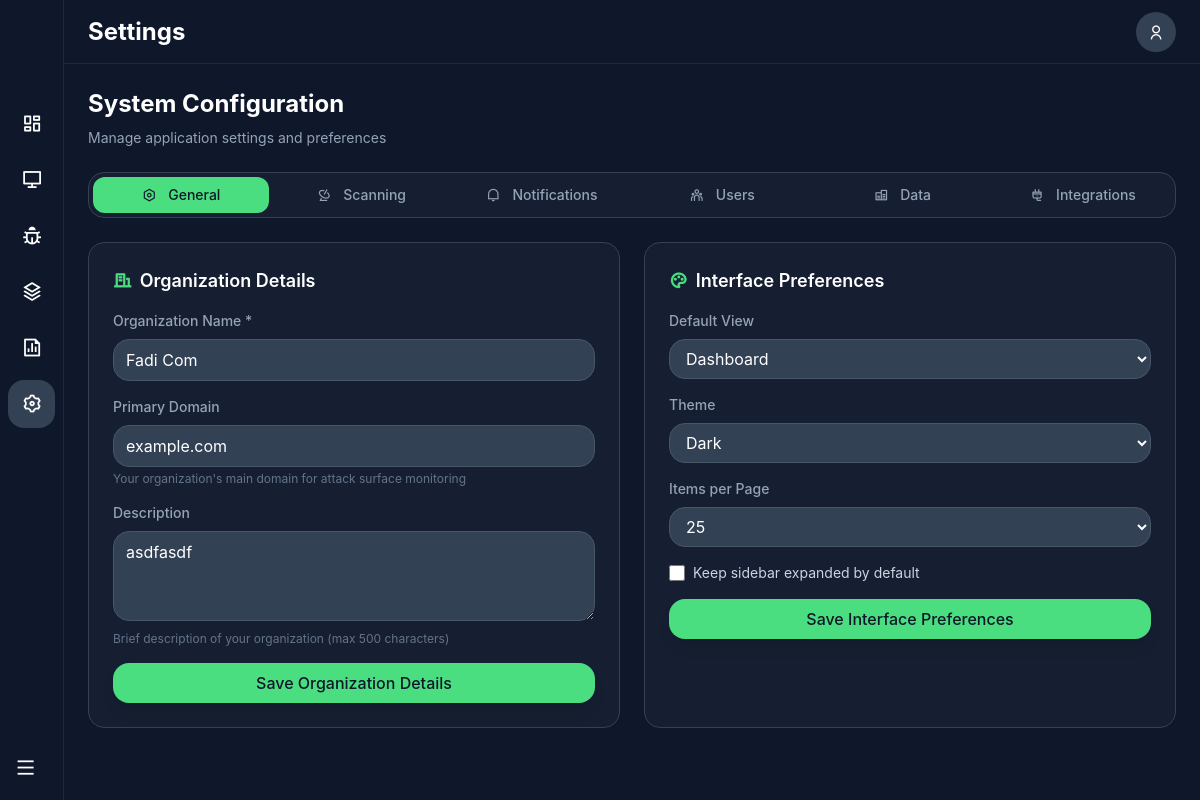
Before: /settings (signed in) with the older database file.
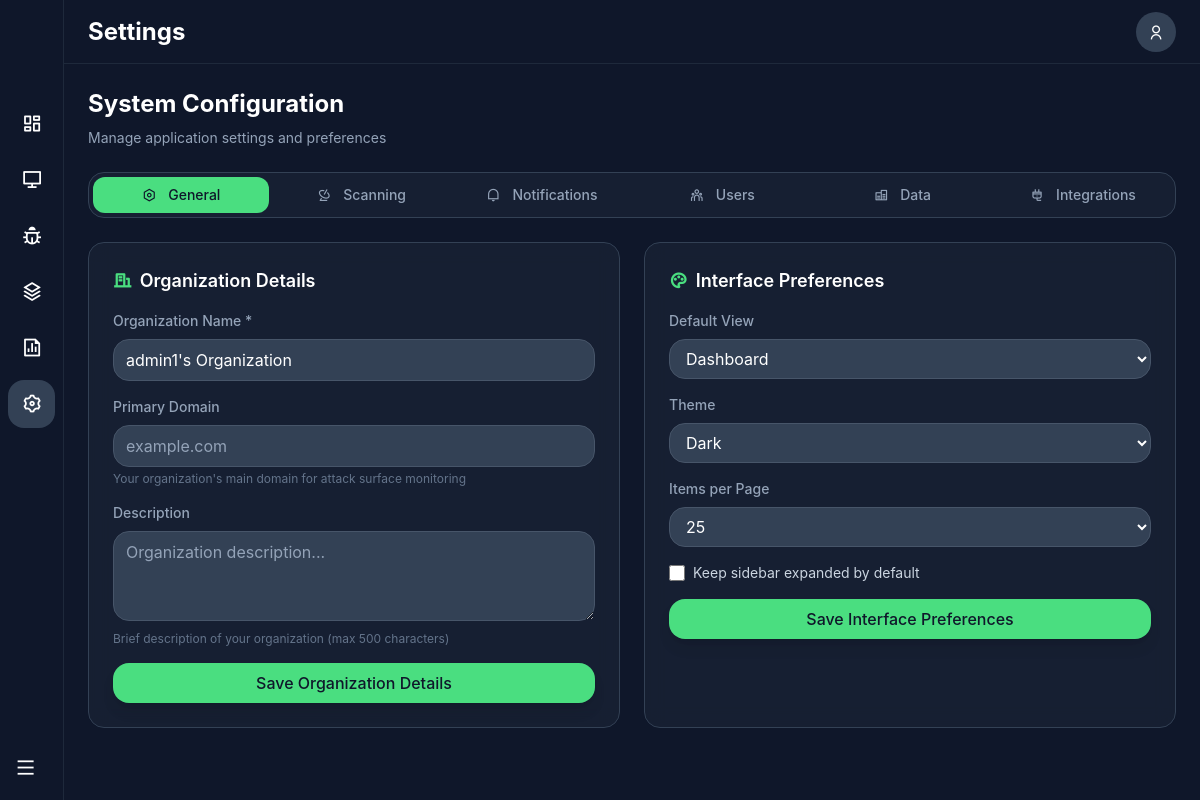
After: the same page with the newer database file.
### models.py (models this page shows)
class Organization(db.Model):
    id = db.Column(db.Integer, primary_key=True)
    name = db.Column(db.String(100), nullable=False)
    primary_domain = db.Column(db.String(255))
    description = db.Column(db.Text)
    created_at = db.Column(db.DateTime, default=datetime.utcnow)
    user_id = db.Column(db.Integer, db.ForeignKey('user.id'), nullable=False)
    assets = db.relationship('Asset', backref='organization', lazy=True, cascade='all, delete-orphan')
    vulnerabilities = db.relationship('Vulnerability', backref='organization', lazy=True, cascade='all, delete-orphan')
    alerts = db.relationship('Alert', backref='organization', lazy=True, cascade='all, delete-orphan')
    users = db.relationship('OrganizationUser', backref='organization', lazy=True, cascade='all, delete-orphan')
    email_config = db.relationship('EmailConfiguration', backref='organization', uselist=False, cascade='all, delete-orphan')

### app.py (the view)
    @app.route('/settings')
    @login_required
    def settings():
        from utils.permissions import can_manage_settings, get_user_organization
        if not can_manage_settings():
            flash('You do not have permission to access settings.', 'error')
            return redirect(url_for('dashboard'))
        org = get_user_organization()
        if not org:
            flash('Organization not found', 'error')
            return redirect(url_for('dashboard'))
        user_count = User.query.join(Organization).filter(Organization.id == org.id).count()
        return render_template('settings.html',
                             organization=org,
                             user_count=user_count)

### utils/permissions.py (called while the page is built)
def get_user_organization():
    if not current_user.is_authenticated:
        return None
    org = Organization.query.filter_by(user_id=current_user.id).first()
    if org:
        return org
    membership = OrganizationUser.query.filter_by(user_id=current_user.id, is_active=True).first()
    if membership:
        return Organization.query.get(membership.organization_id)
    return None

def is_organization_owner():
    if not current_user.is_authenticated:
        return False
    org = get_user_organization()
    return org and org.user_id == current_user.id

def has_permission(permission):
    if not current_user.is_authenticated:
        return False
    if is_organization_owner():
        return True
    membership = get_user_membership()
    if not membership:
        return False
    return membership.has_permission(permission)

def can_manage_settings():
    return has_permission('manage_settings')

### templates/settings.html (shortened to what the changed rows need)
{% extends "base.html" %}
{% block content %}
<div class="flex h-screen overflow-hidden bg-slate-900">
    <div class="flex-1 flex flex-col overflow-hidden">
        <header class="h-16 border-b border-slate-800 flex items-center justify-between px-4 md:px-6">
            <div class="flex items-center justify-between w-full lg:w-auto">
                <h1 class="text-xl md:text-2xl font-bold text-white">Settings</h1>
            </div>
        </header>
        <div class="flex-1 overflow-y-auto p-4 md:p-6">
            <div class="mb-6">
                <div class="flex flex-col lg:flex-row lg:items-center lg:justify-between gap-4 mb-6">
                    <div>
                        <h2 class="text-xl md:text-2xl font-bold mb-2 text-white">System Configuration</h2>
                    </div>
                </div>
            </div>
            <div class="settings-content">
                <div id="general-tab" class="tab-content">
                    <div class="grid grid-cols-1 lg:grid-cols-2 gap-6">
                        <div class="card bg-slate-800/50 border border-slate-700 rounded-lg p-4 md:p-6">
                            <form id="organization-form" class="space-y-4">
                                <div>
                                    <label class="block text-sm font-medium text-slate-400 mb-2">Organization Name *</label>
                                    <input type="text" id="org-name" value="{{ organization.name }}" required
                                           class="w-full px-3 py-2 bg-slate-700 border border-slate-600 rounded-lg focus:ring-2 focus:ring-primary focus:border-primary text-white placeholder-slate-400">
                                </div>
                                <div>
                                    <label class="block text-sm font-medium text-slate-400 mb-2">Primary Domain</label>
                                    <input type="text" id="primary-domain" value="{{ organization.primary_domain or '' }}" placeholder="example.com"
                                           class="w-full px-3 py-2 bg-slate-700 border border-slate-600 rounded-lg focus:ring-2 focus:ring-primary focus:border-primary text-white placeholder-slate-400">
                                    <p class="text-xs text-slate-500 mt-1">Your organization's main domain for attack surface monitoring</p>
                                </div>
                                <div>
                                    <label class="block text-sm font-medium text-slate-400 mb-2">Description</label>
                                    <textarea id="org-description" rows="3" placeholder="Organization description..."
                                              class="w-full px-3 py-2 bg-slate-700 border border-slate-600 rounded-lg focus:ring-2 focus:ring-primary focus:border-primary text-white placeholder-slate-400">{{ organization.description or '' }}</textarea>
                                    <p class="text-xs text-slate-500 mt-1">Brief description of your organization (max 500 characters)</p>
                                </div>
                            </form>
                        </div>
                    </div>
                </div>
            </div>
        </div>
    </div>
</div>
{% endblock %}

Changed rows visible on the page:
changed Organization: name "Fadi Com" → "admin1's Organization"; primary_domain "example.com" → (not shown); description "asdfasdf" → (not shown)
